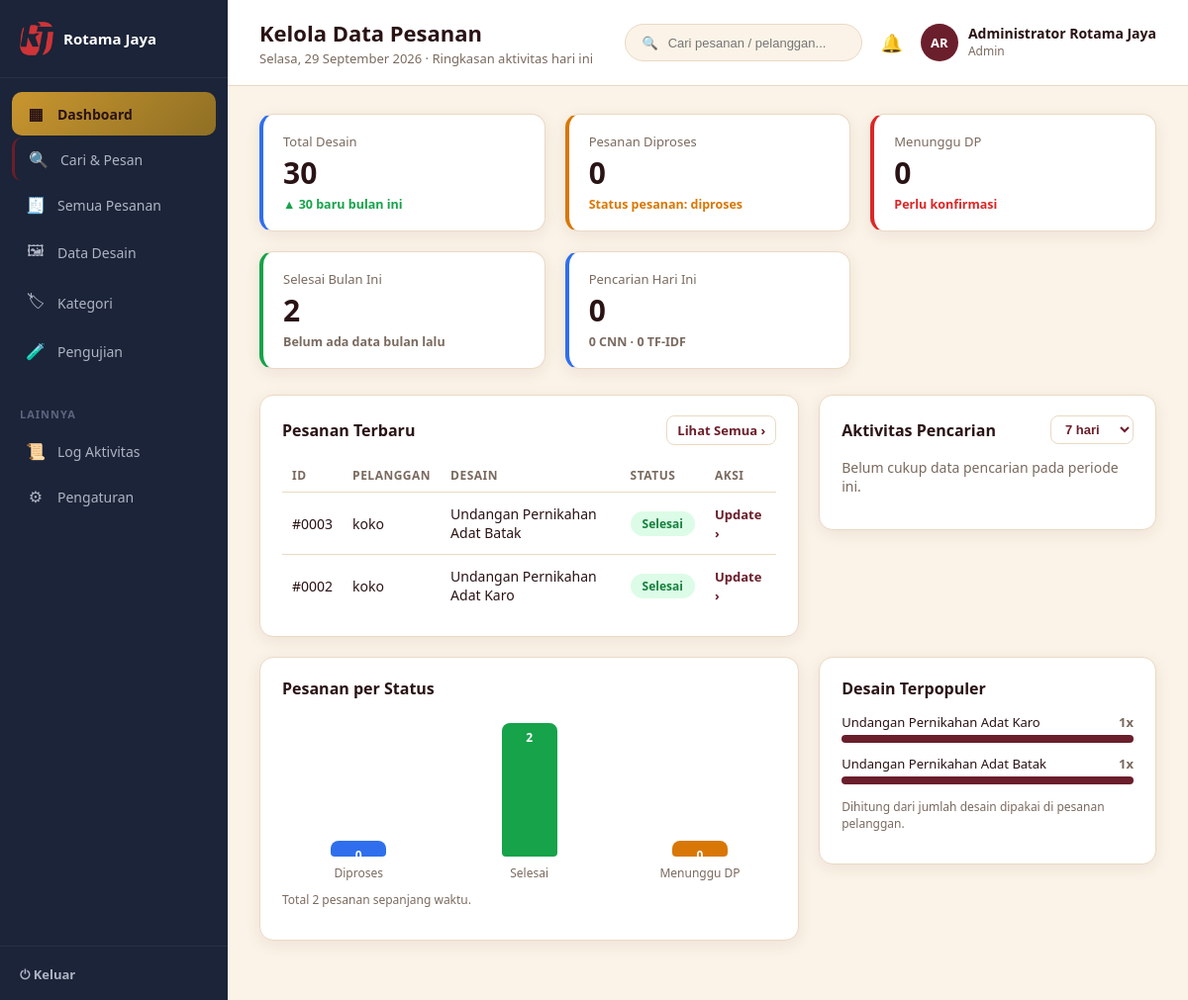
Screenshot of /admin/dashboard.php (signed in) with the database file from the repository.
### tables this page shows
CREATE TABLE pesanan (
    id_pesanan INT AUTO_INCREMENT PRIMARY KEY,
    id_desain INT NULL COMMENT 'Desain yang dipilih dari hasil rekomendasi',
    nama_pelanggan VARCHAR(100) NOT NULL COMMENT 'Nama pelanggan yang datang ke toko',
    nomor_telepon VARCHAR(20) NULL COMMENT 'Nomor HP pelanggan',
    jumlah INT NOT NULL DEFAULT 1 COMMENT 'Jumlah undangan yang dicetak (lembar)',
    status ENUM('menunggu_dp','diproses','selesai') NOT NULL DEFAULT 'menunggu_dp',
    jumlah_dp DECIMAL(12,2) DEFAULT 0 COMMENT 'DP yang diterima (diperbarui admin)',
    teks_desain TEXT NULL COMMENT 'Teks personalisasi: nama, tanggal, dll dari pelanggan',
    foto_pelanggan VARCHAR(255) NULL COMMENT 'Foto dari pelanggan untuk dimasukkan ke desain',
    catatan TEXT NULL COMMENT 'Catatan tambahan admin',
    dibuat_oleh INT NULL COMMENT 'Admin yang membuat pesanan',
    dibuat_pada DATETIME DEFAULT CURRENT_TIMESTAMP,
    diperbarui_pada DATETIME DEFAULT CURRENT_TIMESTAMP ON UPDATE CURRENT_TIMESTAMP,
    INDEX idx_pesanan_status (status),
    INDEX idx_pesanan_dibuat_pada (dibuat_pada),
    FOREIGN KEY (id_desain) REFERENCES desain_undangan(id_desain),
    FOREIGN KEY (dibuat_oleh) REFERENCES admin(id_admin)
);

CREATE TABLE desain_undangan (
    id_desain INT AUTO_INCREMENT PRIMARY KEY,
    id_kategori INT,
    tema ENUM('elegan','floral','modern','minimalis','islami','adat_batak') NULL,
    judul_desain VARCHAR(150) NOT NULL,
    deskripsi_desain TEXT,
    kata_kunci TEXT COMMENT 'Sumber teks untuk TF-IDF',
    nama_file_gambar VARCHAR(255) NOT NULL COMMENT 'Path gambar pratinjau publik',
    nama_file_webp VARCHAR(255) NULL COMMENT 'Path versi WebP terkompresi untuk web',
    nama_file_produksi VARCHAR(255) COMMENT 'Path file PSD/CDR, khusus admin',
    status_proses ENUM('diproses','siap','gagal') NOT NULL DEFAULT 'siap' COMMENT 'Status pemrosesan fitur AI untuk desain',
    vektor_fitur_cnn LONGTEXT COMMENT 'Vektor fitur CNN MobileNetV2 (JSON array)',
    vektor_fitur_tfidf LONGTEXT COMMENT 'Vektor fitur TF-IDF (JSON array)',
    diunggah_oleh INT,
    dibuat_pada DATETIME DEFAULT CURRENT_TIMESTAMP,
    INDEX idx_desain_dibuat_pada (dibuat_pada),
    INDEX idx_desain_kategori_dibuat_pada (id_kategori, dibuat_pada),
    FOREIGN KEY (id_kategori) REFERENCES kategori_desain(id_kategori),
    FOREIGN KEY (diunggah_oleh) REFERENCES admin(id_admin)
);

### koneksi_database.php (called while the page is built, shortened)
<?php
function url_aset(string $path): string
{
    $path = ltrim($path, '/');
    $path_lokal = __DIR__ . '/' . str_replace('/', DIRECTORY_SEPARATOR, $path);
    $versi = is_file($path_lokal) ? (string) filemtime($path_lokal) : '1';
    return BASE_URL . '/' . $path . '?v=' . rawurlencode($versi);
}

### admin/dashboard.php (the view, shortened to what this page needs)
<?php
require_once __DIR__ . '/../koneksi_database.php';
try {
    $total_desain = (int) $koneksi->query("SELECT COUNT(*) c FROM desain_undangan")->fetch()['c'];
    $desain_baru_bulan_ini = (int) $koneksi->query(
        "SELECT COUNT(*) c FROM desain_undangan WHERE MONTH(dibuat_pada)=MONTH(CURDATE()) AND YEAR(dibuat_pada)=YEAR(CURDATE())"
    )->fetch()['c'];
    $pesanan_diproses = (int) $koneksi->query(
      "SELECT COUNT(*) c FROM pesanan WHERE status='diproses'"
    )->fetch()['c'];
    $pencarian_hari_ini = (int) $koneksi->query(
      "SELECT COUNT(*) c FROM riwayat_pencarian WHERE DATE(dicari_pada)=CURDATE()"
    )->fetch()['c'];
    $pencarian_teks_hari_ini = (int) $koneksi->query(
      "SELECT COUNT(*) c FROM riwayat_pencarian WHERE jenis_pencarian='teks' AND DATE(dicari_pada)=CURDATE()"
    )->fetch()['c'];
    $pencarian_gambar_hari_ini = (int) $koneksi->query(
      "SELECT COUNT(*) c FROM riwayat_pencarian WHERE jenis_pencarian='gambar' AND DATE(dicari_pada)=CURDATE()"
    )->fetch()['c'];
    $menunggu_dp = (int) $koneksi->query(
        "SELECT COUNT(*) c FROM pesanan WHERE status='menunggu_dp'"
    )->fetch()['c'];
    $selesai_bulan_ini = (int) $koneksi->query(
        "SELECT COUNT(*) c FROM pesanan WHERE status='selesai' AND MONTH(diperbarui_pada)=MONTH(CURDATE()) AND YEAR(diperbarui_pada)=YEAR(CURDATE())"
    )->fetch()['c'];
    $selesai_bulan_lalu = (int) $koneksi->query(
        "SELECT COUNT(*) c FROM pesanan WHERE status='selesai' AND MONTH(diperbarui_pada)=MONTH(CURDATE() - INTERVAL 1 MONTH) AND YEAR(diperbarui_pada)=YEAR(CURDATE() - INTERVAL 1 MONTH)"
    )->fetch()['c'];
    $persen_selesai = $selesai_bulan_lalu > 0
        ? round((($selesai_bulan_ini - $selesai_bulan_lalu) / $selesai_bulan_lalu) * 100)
        : null;
    $pesanan_terbaru = $koneksi->query(
        "SELECT p.id_pesanan, p.status, p.nama_pelanggan, d.judul_desain
         FROM pesanan p
         LEFT JOIN desain_undangan d ON d.id_desain = p.id_desain
         ORDER BY p.dibuat_pada DESC LIMIT 5"
    )->fetchAll();
} catch (Exception $e) {
    $total_desain = $total_desain ?? 0;
    $desain_baru_bulan_ini = $desain_baru_bulan_ini ?? 0;
    $pesanan_diproses = 0; $menunggu_dp = 0; $selesai_bulan_ini = 0; $persen_selesai = null;
    $pesanan_terbaru = [];
    $galat_tabel_pesanan = true;
    $pencarian_hari_ini = $pencarian_hari_ini ?? 0;
    $pencarian_teks_hari_ini = $pencarian_teks_hari_ini ?? 0;
    $pencarian_gambar_hari_ini = $pencarian_gambar_hari_ini ?? 0;
}
$rentang_hari = isset($_GET['rentang']) && (int)$_GET['rentang'] === 30 ? 30 : 7;
$data_grafik_pencarian = [];
$peta_status = [
    'diproses'    => ['label' => 'Diproses',     'kelas' => 'diproses'],
    'selesai'     => ['label' => 'Selesai',      'kelas' => 'selesai'],
    'menunggu_dp' => ['label' => 'Menunggu DP',  'kelas' => 'menunggu_dp'],
];
$data_grafik_status = [];
$total_semua_pesanan = 0;
try {
    $baris_status = $koneksi->query(
        "SELECT status, COUNT(*) c FROM pesanan GROUP BY status"
    )->fetchAll();
    $peta_hasil = array_column($baris_status, 'c', 'status');
    foreach ($peta_status as $kunci => $info) {
        $jumlah = (int) ($peta_hasil[$kunci] ?? 0);
        $data_grafik_status[] = ['nama' => $info['label'], 'kelas' => $info['kelas'], 'jumlah' => $jumlah];
        $total_semua_pesanan += $jumlah;
    }
} catch (Exception $e) {
    $data_grafik_status = [];
}
try {
    $desain_terpopuler = $koneksi->query(
        "SELECT d.judul_desain, COUNT(p.id_pesanan) AS jumlah_dipesan
         FROM pesanan p
         JOIN desain_undangan d ON d.id_desain = p.id_desain
         GROUP BY d.id_desain, d.judul_desain
         ORDER BY jumlah_dipesan DESC
         LIMIT 5"
    )->fetchAll();
} catch (Exception $e) {
    $desain_terpopuler = [];
}
$maks_dipesan = $desain_terpopuler ? max(array_column($desain_terpopuler, 'jumlah_dipesan')) : 0;
?>
<!DOCTYPE html>
<html lang="id">
<head>
<link rel="stylesheet" href="<?= htmlspecialchars(url_aset('assets/css/gaya.css'), ENT_QUOTES, 'UTF-8') ?>">
</head>
<body>
<div class="tata-letak-admin">
  <?php include __DIR__ . '/../includes/sidebar_admin.php'; ?>
  <div class="konten-admin">
    <?php include __DIR__ . '/../includes/topbar_admin.php'; ?>
    <div class="isi-admin">
      <div class="grid-statistik">
        <div class="kartu-statistik">
          <div class="label-statistik">Total Desain</div>
          <div class="angka-statistik"><?= number_format($total_desain, 0, ',', '.') ?></div>
          <div class="ket-statistik naik">▲ <?= $desain_baru_bulan_ini ?> baru bulan ini</div>
        </div>
        <div class="kartu-statistik warna-oranye">
          <div class="label-statistik">Pesanan Diproses</div>
          <div class="angka-statistik"><?= number_format($pesanan_diproses, 0, ',', '.') ?></div>
          <div class="ket-statistik oranye">Status pesanan: diproses</div>
        </div>
        <div class="kartu-statistik warna-merah">
          <div class="label-statistik">Menunggu DP</div>
          <div class="angka-statistik"><?= number_format($menunggu_dp, 0, ',', '.') ?></div>
          <div class="ket-statistik merah">Perlu konfirmasi</div>
        </div>
        <div class="kartu-statistik warna-hijau">
          <div class="label-statistik">Selesai Bulan Ini</div>
          <div class="angka-statistik"><?= number_format($selesai_bulan_ini, 0, ',', '.') ?></div>
          <div class="ket-statistik <?= $persen_selesai === null ? 'netral' : ($persen_selesai >= 0 ? 'naik' : 'merah') ?>">
            <?php if ($persen_selesai === null): ?>
              Belum ada data bulan lalu
            <?php else: ?>
              <?= $persen_selesai >= 0 ? '▲' : '▼' ?> <?= abs($persen_selesai) ?>% dari bulan lalu
            <?php endif; ?>
          </div>
         </div>
        <div class="kartu-statistik warna-biru">
          <div class="label-statistik">Pencarian Hari Ini</div>
          <div class="angka-statistik"><?= number_format($pencarian_hari_ini, 0, ',', '.') ?></div>
          <div class="ket-statistik netral">
            <?= $pencarian_gambar_hari_ini ?> CNN · <?= $pencarian_teks_hari_ini ?> TF-IDF
          </div>
        </div>
       </div>
       <div class="grid-dasbor">
        <div class="panel-admin">
          <div class="judul-panel">
            <h3>Pesanan Terbaru</h3>
            <a href="<?= BASE_URL ?>/admin/kelola_pesanan.php">Lihat Semua &rsaquo;</a>
          </div>
          <?php if (empty($pesanan_terbaru)): ?>
            <p style="color:var(--warna-teks-sekunder);font-size:14px;">Belum ada pesanan yang masuk.</p>
          <?php else: ?>
          <table class="tabel-admin">
            <thead>
              <tr><th>ID</th><th>Pelanggan</th><th>Desain</th><th>Status</th><th>Aksi</th></tr>
            </thead>
            <tbody>
              <?php foreach ($pesanan_terbaru as $p): $st = $peta_status[$p['status']]; ?>
              <tr>
                <td>#<?= str_pad($p['id_pesanan'], 4, '0', STR_PAD_LEFT) ?></td>
                <td><?= htmlspecialchars($p['nama_pelanggan']) ?></td>
                <td><?= htmlspecialchars($p['judul_desain'] ?? '—') ?></td>
                <td><span class="lencana-status <?= $st['kelas'] ?>"><?= $st['label'] ?></span></td>
                <td><a class="aksi-admin" href="<?= BASE_URL ?>/admin/kelola_pesanan.php?edit=<?= $p['id_pesanan'] ?>">Update &rsaquo;</a></td>
              </tr>
              <?php endforeach; ?>
            </tbody>
          </table>
          <?php endif; ?>
        </div>
        <div class="panel-admin">
          <div class="judul-panel">
            <h3>Aktivitas Pencarian</h3>
            <form method="GET">
              <select name="rentang" onchange="this.form.submit()">
                <option value="7" <?= $rentang_hari === 7 ? 'selected' : '' ?>>7 hari</option>
              </select>
            </form>
          </div>
          <?php if (empty($data_grafik_pencarian)): ?>
            <p style="color:var(--warna-teks-sekunder);font-size:14px;">Belum cukup data pencarian pada periode ini.</p>
          <?php endif; ?>
        </div>
      </div>
      <div class="grid-dasbor" style="margin-top:20px;">
        <div class="panel-admin">
          <div class="judul-panel">
            <h3>Pesanan per Status</h3>
          </div>
          <?php if ($total_semua_pesanan === 0): ?>
            <p style="color:var(--warna-teks-sekunder);font-size:14px;">Belum ada pesanan yang tercatat.</p>
          <?php else: ?>
          <div class="grafik-batang-kategori">
            <?php foreach ($data_grafik_status as $item):
              $persen = $total_semua_pesanan > 0 ? round(($item['jumlah'] / $total_semua_pesanan) * 100) : 0;
              $tinggi = max(10, $persen);
              $warna_batang = [
                'diproses' => 'var(--admin-biru, #2563eb)',
                'selesai' => 'var(--admin-hijau)',
                'menunggu_dp' => 'var(--admin-oranye)',
              ][$item['kelas']] ?? 'var(--warna-utama)';
            ?>
              <div class="batang-kategori">
                <div class="isi-batang" style="height:<?= $tinggi ?>%;background:<?= $warna_batang ?>;">
                  <?= $item['jumlah'] ?>
                </div>
                <div class="label-batang"><?= htmlspecialchars($item['nama']) ?></div>
              </div>
            <?php endforeach; ?>
          </div>
          <p style="margin-top:10px;font-size:12px;color:var(--warna-teks-sekunder);">
            Total <?= number_format($total_semua_pesanan, 0, ',', '.') ?> pesanan sepanjang waktu.
          </p>
          <?php endif; ?>
        </div>
        <div class="panel-admin">
          <div class="judul-panel">
            <h3>Desain Terpopuler</h3>
          </div>
          <?php if (empty($desain_terpopuler)): ?>
            <p style="color:var(--warna-teks-sekunder);font-size:14px;">Belum ada desain yang terpakai di pesanan manapun.</p>
          <?php else: ?>
          <div style="display:flex;flex-direction:column;gap:12px;">
            <?php foreach ($desain_terpopuler as $d):
              $persen_lebar = $maks_dipesan > 0 ? round(($d['jumlah_dipesan'] / $maks_dipesan) * 100) : 0;
            ?>
              <div>
                <div style="display:flex;justify-content:space-between;font-size:13px;margin-bottom:4px;">
                  <span><?= htmlspecialchars($d['judul_desain']) ?></span>
                  <span style="color:var(--warna-teks-sekunder);font-weight:700;"><?= $d['jumlah_dipesan'] ?>x</span>
                </div>
                <div style="background:var(--warna-latar-alt, #f1f5f9);border-radius:6px;height:8px;overflow:hidden;">
                  <div style="width:<?= max(6, $persen_lebar) ?>%;height:100%;background:var(--warna-utama);"></div>
                </div>
              </div>
            <?php endforeach; ?>
          </div>
          <p style="margin-top:14px;font-size:12px;color:var(--warna-teks-sekunder);">
            Dihitung dari jumlah desain dipakai di pesanan pelanggan.
          </p>
          <?php endif; ?>
        </div>
      </div>
     </div>
   </div>
 </div>
 </body>
</html>

### rows the page displays
pesanan: id_pesanan "0003", nama_pelanggan "koko", id_desain.judul_desain "Undangan Pernikahan Adat Batak", status "Selesai"
pesanan: id_pesanan "0002", nama_pelanggan "koko", id_desain.judul_desain "Undangan Pernikahan Adat Karo", status "Selesai"

### other values shown
$judul_halaman_admin "Kelola Data Pesanan"
$subjudul_halaman_admin "Selasa, 29 September 2026 · Ringkasan aktivitas hari ini"
$inisial_admin "AR"
$nama_admin_sesi "Administrator Rotama Jaya"
$label_peran "Admin"
$total_desain "30"
$desain_baru_bulan_ini "30"
$pesanan_diproses "0"
$menunggu_dp "0"
$selesai_bulan_ini "2"
$pencarian_hari_ini "0"
$pencarian_gambar_hari_ini "0"
$pencarian_teks_hari_ini "0"
$item['jumlah'] "0"
$item['nama'] "Diproses"
